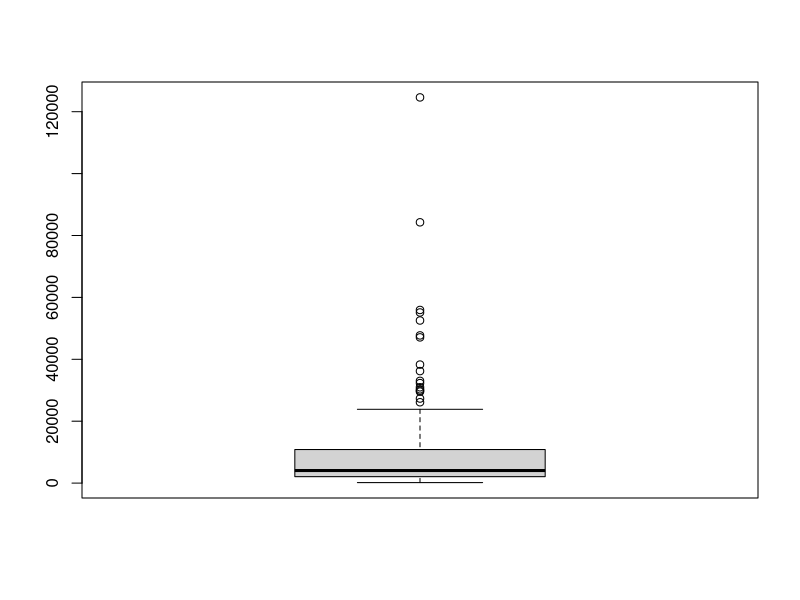
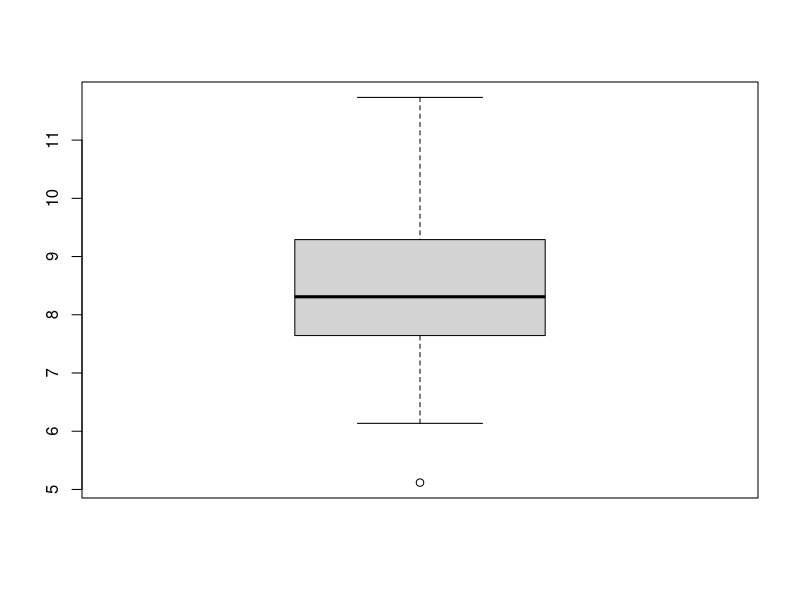
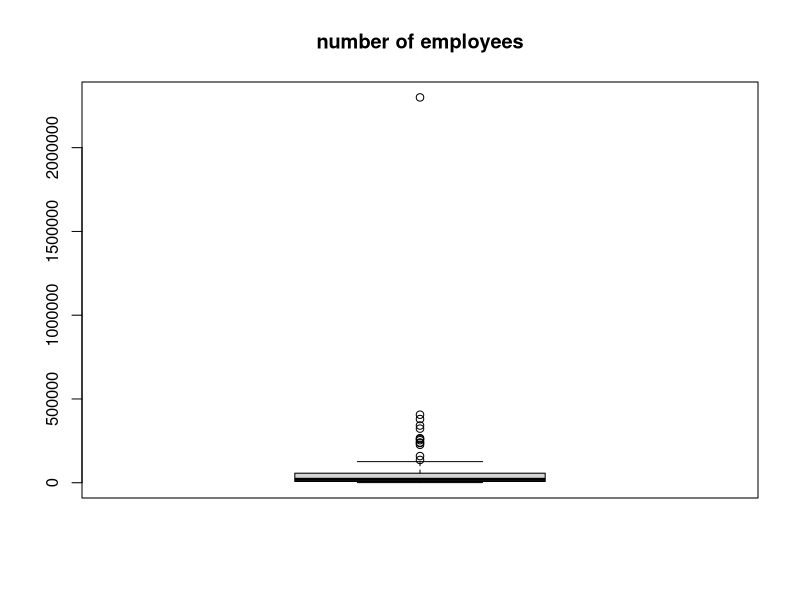
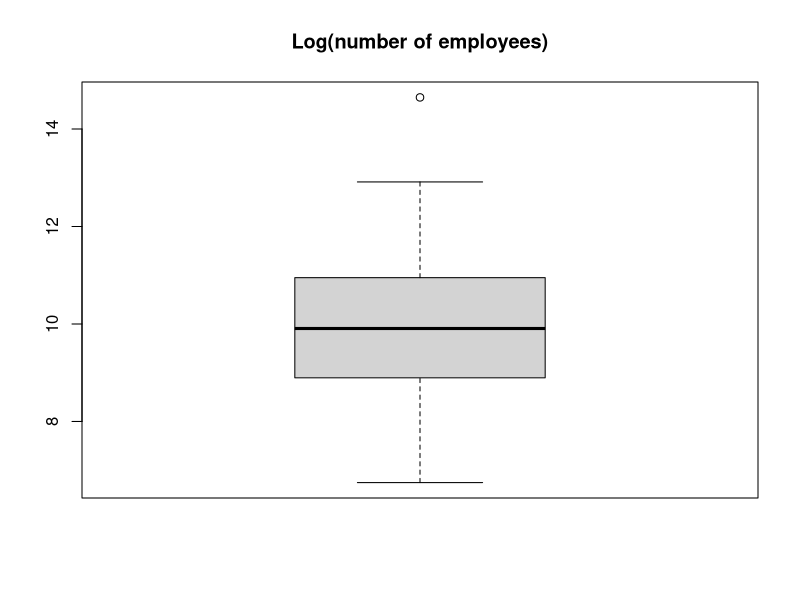

These charts were generated, in order, by the following R code: (Note: this script raises an error after producing the figures.)
#AnalyzeProfit

setwd("/Users/pjaiswal/Desktop/Project")
companyData <- read.table("2017_us_company_data.txt", header = TRUE, sep='\t')

par(mfrow=c(1,1))

boxplot(companyData$profit_Million_TTM)
boxplot(log(companyData$profit_Million_TTM))

boxplot(companyData$num_employees,main="number of employees")
boxplot(log(companyData$num_employees),main="Log(number of employees)")

# relation between num_employees and profit
plot(companyData$Num_Employees, companyData$profit_Million_TTM)
plot(log(companyData$Num_Employees), log(companyData$profit_Million_TTM))
cor.test(companyData$Num_Employees, companyData$profit_Million_TTM)
cor.test(log(companyData$Num_Employees), log(companyData$profit_Million_TTM))

# relation between expanse and profit
boxplot(companyData$expanse_million)
boxplot(log(companyData$expanse_million))
plot(companyData$expanse_million, companyData$profit_Million_TTM)
plot(log(companyData$expanse_million), log(companyData$profit_Million_TTM))
cor.test(companyData$expanse_million, companyData$profit_Million_TTM)
cor.test(log(companyData$expanse_million), log(companyData$profit_Million_TTM))

#relation between profit and enterprise value
boxplot(companyData$enterprise_val_Million)
boxplot(log(companyData$enterprise_val_Million))
plot(companyData$enterprise_val_Million, companyData$profit_Million_TTM)
plot(log(companyData$enterprise_val_Million), log(companyData$profit_Million_TTM))
cor.test(companyData$enterprise_val_Million, companyData$profit_Million_TTM)
cor.test(log(companyData$enterprise_val_Million), log(companyData$profit_Million_TTM))


par(mfrow=c(2,2))

profitLm <- lm(log(profit_Million_TTM)~log(Num_Employees)+log(expanse_million)+log(enterprise_val_Million), companyData)
summary(profitLm)
plot(profitLm)

# this one is a better model than the above one
profitLm1 <- lm(log(profit_Million_TTM)~log(Num_Employees)+log(enterprise_val_Million), companyData)
summary(profitLm1)
plot(profitLm1)

profitLm2 <- lm(log(profit_Million_TTM)~log(Num_Employees)+log(enterprise_val_Million)+log(Num_Employees)*log(enterprise_val_Million), companyData)
summary(profitLm2)
plot(profitLm2)


